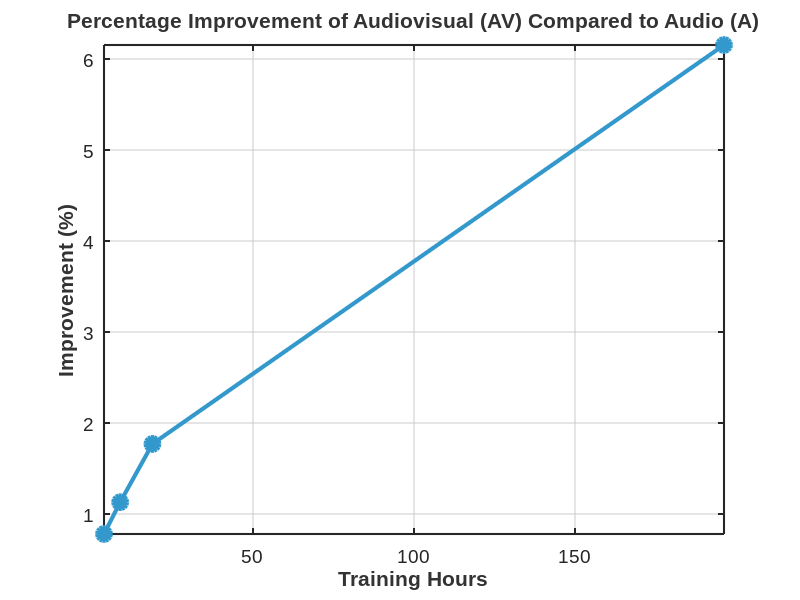

The MATLAB script that drew this image:
% Datos de WER para las modalidades Audio (A) y Audiovisual (AV)
hours_4 = [82.93, 82.28];      % WER con ~4 horas de entrenamiento
hours_9 = [30, 29.66];    % WER con ~9 horas de entrenamiento
hours_19 = [28.19, 27.69]; % WER con ~19 horas de entrenamiento
hours_196 = [13.64, 12.8]; % WER con ~196 horas de entrenamiento

% Calcular la mejora porcentual de AV respecto a A
improvement_4 = ((hours_4(1) - hours_4(2)) / hours_4(1)) * 100;
improvement_9 = ((hours_9(1) - hours_9(2)) / hours_9(1)) * 100;
improvement_19 = ((hours_19(1) - hours_19(2)) / hours_19(1)) * 100;
improvement_196 = ((hours_196(1) - hours_196(2)) / hours_196(1)) * 100;

% Vector de horas y mejoras porcentuales
training_hours = [4, 9, 19, 196];
improvements = [improvement_4, improvement_9, improvement_19, improvement_196];

% Crear la figura y ajustarla a un formato apaisado
figure;
set(gcf, 'Position', [100, 100, 1300, 400]);  % Tamaño apaisado (ancho, alto)
hold on;

% Graficar la mejora porcentual con una línea y marcadores
plot(training_hours, improvements, '-o', 'LineWidth', 3, 'MarkerSize', 10, ...
    'MarkerFaceColor', [0.2, 0.6, 0.8], 'Color', [0.2, 0.6, 0.8]);

% Configurar detalles de la gráfica
xlabel('Training Hours', 'FontSize', 16, 'FontWeight', 'bold', 'Color', [0.2, 0.2, 0.2]);
ylabel('Improvement (%)', 'FontSize', 16, 'FontWeight', 'bold', 'Color', [0.2, 0.2, 0.2]);
title('Percentage Improvement of Audiovisual (AV) Compared to Audio (A)', 'FontSize', 18, ...
    'FontWeight', 'bold', 'Color', [0.2, 0.2, 0.2]);
grid on;

% Ajustar el eje y añadir leyenda
set(gca, 'FontSize', 14, 'FontName', 'Arial', 'GridColor', [0.8, 0.8, 0.8], 'GridAlpha', 0.5);
set(gca, 'Box', 'on', 'LineWidth', 1.5);
axis tight;
hold off;

% Guardar la gráfica como un archivo PNG
saveas(gcf, 'AV_Improvement_Percentage.png');
